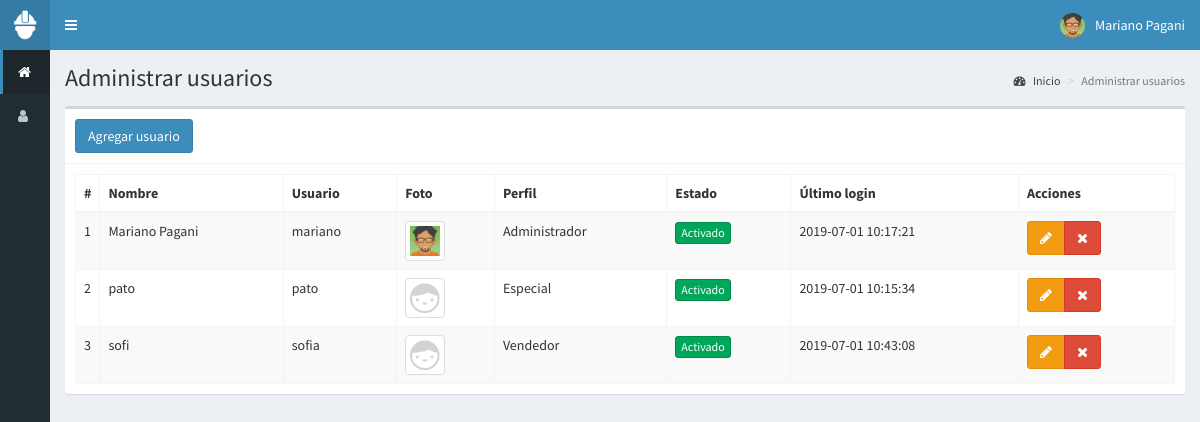
Screenshot of /usuarios (signed in) with the database file from the repository.
### tables this page shows
CREATE TABLE `usuarios` (
  `id` int(11) NOT NULL,
  `nombre` text NOT NULL,
  `usuario` text NOT NULL,
  `password` text NOT NULL,
  `perfil` text NOT NULL,
  `foto` text NOT NULL,
  `estado` int(11) NOT NULL,
  `ultimo_login` datetime NOT NULL,
  `fecha` timestamp NOT NULL DEFAULT CURRENT_TIMESTAMP ON UPDATE CURRENT_TIMESTAMP
);

### controladores/plantilla.controlador.php (called while the page is built)
<?php
class ControladorPlantilla{
	static public function ctrPlantilla(){
		include "vistas/plantilla.php";
	}
}

### index.php (called while the page is built)
<?php
require_once "controladores/plantilla.controlador.php";
require_once "controladores/usuarios.controlador.php";
require_once "modelos/usuarios.modelo.php";
$plantilla = new ControladorPlantilla();
$plantilla -> ctrPlantilla();

### controladores/usuarios.controlador.php (called while the page is built, shortened)
<?php
class ControladorUsuarios{
	static public function ctrMostrarUsuarios($item, $valor){
		$tabla = usuarios;
		$respuesta = ModeloUsuarios::MdlMostrarUsuarios($tabla, $item, $valor);
		return $respuesta;
	}
}

### modelos/conexion.php (called while the page is built)
<?php
class Conexion{
	static public function conectar(){
		$link = new PDO("mysql:host=localhost;dbname=pos",
			            "root",
			            "");
		$link->exec("set names utf8");
		return $link;
	}
}

### modelos/usuarios.modelo.php (called while the page is built, shortened)
<?php
require_once "conexion.php";
class ModeloUsuarios{
	static public function mdlMostrarUsuarios($tabla, $item, $valor){
		if($item != null){
			$stmt = Conexion::conectar()->prepare("SELECT * FROM $tabla WHERE $item = :$item");
			$stmt -> bindParam(":".$item, $valor, PDO::PARAM_STR);
			$stmt -> execute();
			return $stmt -> fetch();
		}else{
			$stmt = Conexion::conectar()->prepare("SELECT * FROM $tabla");
			$stmt -> execute();
			return $stmt -> fetchAll();
		}
	}
}

### vistas/modulos/usuarios.php (the view, shortened to what this page needs)
<div class="content-wrapper">
  <section class="content-header">
    <h1>
      Administrar usuarios
    </h1>
    <ol class="breadcrumb">
      <li><a href="inicio"><i class="fa fa-dashboard"></i> Inicio</a></li>
      <li class="active">Administrar usuarios</li>
    </ol>
  </section>
  <section class="content">
    <div class="box">
      <div class="box-header with-border">
        <button class="btn btn-primary" data-toggle="modal" data-target="#modalAgregarUsuario">
          Agregar usuario
        </button>
      </div>
      <div class="box-body">
       <table class="table table-bordered table-striped dt-responsive tablas" width="100%">
        <thead>
         <tr>
           <th style="width:10px">#</th>
           <th>Nombre</th>
           <th>Usuario</th>
           <th>Foto</th>
           <th>Perfil</th>
           <th>Estado</th>
           <th>Último login</th>
           <th>Acciones</th>
         </tr>
        </thead>
        <tbody>
        <?php
        $item = null;
        $valor = null;
        $usuarios = ControladorUsuarios::ctrMostrarUsuarios($item, $valor);
       foreach ($usuarios as $key => $value){
          echo ' <tr>
                  <td>'.($key+1).'</td>
                  <td>'.$value["nombre"].'</td>
                  <td>'.$value["usuario"].'</td>';
                  if($value["foto"] != ""){
                    echo '<td><img src="'.$value["foto"].'" class="img-thumbnail" width="40px"></td>';
                  }else{
                    echo '<td><img src="vistas/img/usuarios/default/anonymous.png" class="img-thumbnail" width="40px"></td>';
                  }
                  echo '<td>'.$value["perfil"].'</td>';
                  if($value["estado"] != 0){
                    echo '<td><button class="btn btn-success btn-xs btnActivar" idUsuario="'.$value["id"].'" estadoUsuario="0">Activado</button></td>';
                  }else{
                    echo '<td><button class="btn btn-danger btn-xs btnActivar" idUsuario="'.$value["id"].'" estadoUsuario="1">Desactivado</button></td>';
                  }
                  echo '<td>'.$value["ultimo_login"].'</td>
                  <td>
                    <div class="btn-group">
                      <button class="btn btn-warning btnEditarUsuario" idUsuario="'.$value["id"].'" data-toggle="modal" data-target="#modalEditarUsuario"><i class="fa fa-pencil"></i></button>
                      <button class="btn btn-danger btnEliminarUsuario" idUsuario="'.$value["id"].'" fotoUsuario="'.$value["foto"].'" usuario="'.$value["usuario"].'"><i class="fa fa-times"></i></button>
                    </div>
                  </td>
                </tr>';
        }
        ?>
        </tbody>
       </table>
      </div>
    </div>
  </section>
</div>

### vistas/plantilla.php (shortened to what this page needs)
<!DOCTYPE html>
<html>
<head>
  <link rel="stylesheet" href="vistas/bower_components/bootstrap/dist/css/bootstrap.min.css">
  <link rel="stylesheet" href="vistas/bower_components/font-awesome/css/font-awesome.min.css">
  <link rel="stylesheet" href="vistas/bower_components/Ionicons/css/ionicons.min.css">
  <link rel="stylesheet" href="vistas/dist/css/AdminLTE.css">
  <link rel="stylesheet" href="vistas/dist/css/skins/_all-skins.min.css">
  <link rel="stylesheet" href="vistas/bower_components/datatables.net-bs/css/dataTables.bootstrap.min.css">
  <link rel="stylesheet" href="vistas/bower_components/datatables.net-bs/css/responsive.bootstrap.min.css">
  <link rel="stylesheet" href="vistas/plugins/iCheck/all.css">
  <link rel="stylesheet" href="vistas/bower_components/bootstrap-daterangepicker/daterangepicker.css">
  <link rel="stylesheet" href="vistas/bower_components/morris.js/morris.css">
</head>
<body class="hold-transition skin-blue sidebar-collapse sidebar-mini login-page">
  <?php
  if(isset($_SESSION["iniciarSesion"]) && $_SESSION["iniciarSesion"] == "ok"){
   echo '<div class="wrapper">';
    include "modulos/cabezote.php";
    include "modulos/menu.php";
    if(isset($_GET["ruta"])){
      if($_GET["ruta"] == "inicio" ||
         $_GET["ruta"] == "usuarios" ||
         $_GET["ruta"] == "salir"){
        include "modulos/".$_GET["ruta"].".php";
      }else{
        include "modulos/404.php";
      }
    }else{
      include "modulos/inicio.php";
    }
    echo '</div>';
  }else{
    include "modulos/login.php";
  }
  ?>
</body>
</html>

### vistas/modulos/cabezote.php (shortened to what this page needs)
<header class="main-header">
<a href="inicio" class="logo">
	<span class="logo-mini">
		<img src="vistas/img/plantilla/icono-blanco.png" class="img-responsive" style="padding:10px">
	</span>
</a>
<nav class="navbar navbar-static-top" role="navigation">
 	<a href="#" class="sidebar-toggle" data-toggle="push-menu" role="button">
     	</a>
	<div class="navbar-custom-menu">
		<ul class="nav navbar-nav">
			<li class="dropdown user user-menu">
				<a href="#" class="dropdown-toggle" data-toggle="dropdown">
				<?php
				if($_SESSION["foto"] != ""){
					echo '<img src="'.$_SESSION["foto"].'" class="user-image">';
				}else{
					echo '<img src="vistas/img/usuarios/default/anonymous.png" class="user-image">';
				}
				?>
					<span class="hidden-xs"><?php  echo $_SESSION["nombre"]; ?></span>
				</a>
			</li>
		</ul>
	</div>
</nav>
</header>

### vistas/modulos/menu.php
<aside class="main-sidebar">
	 <section class="sidebar">
		<ul class="sidebar-menu">
		<?php
		if($_SESSION["perfil"] == "Administrador"){
			echo '<li class="active">
				<a href="inicio">
					<i class="fa fa-home"></i>
					<span>Inicio</span>
				</a>
			</li>
			<li>
				<a href="usuarios">
					<i class="fa fa-user"></i>
					<span>Usuarios</span>
				</a>
			</li>';
		}
		?>
		</ul>
	 </section>
</aside>

### rows the page displays
usuarios: nombre "Mariano Pagani", usuario "mariano", foto (picture), perfil "Administrador", ultimo_login "2019-07-01 10:17:21"
usuarios: nombre "pato", usuario "pato", perfil "Especial", ultimo_login "2019-07-01 10:15:34"
usuarios: nombre "sofi", usuario "sofia", perfil "Vendedor", ultimo_login "2019-07-01 10:43:08"

### other values shown
$_SESSION["nombre"] "Mariano Pagani"
